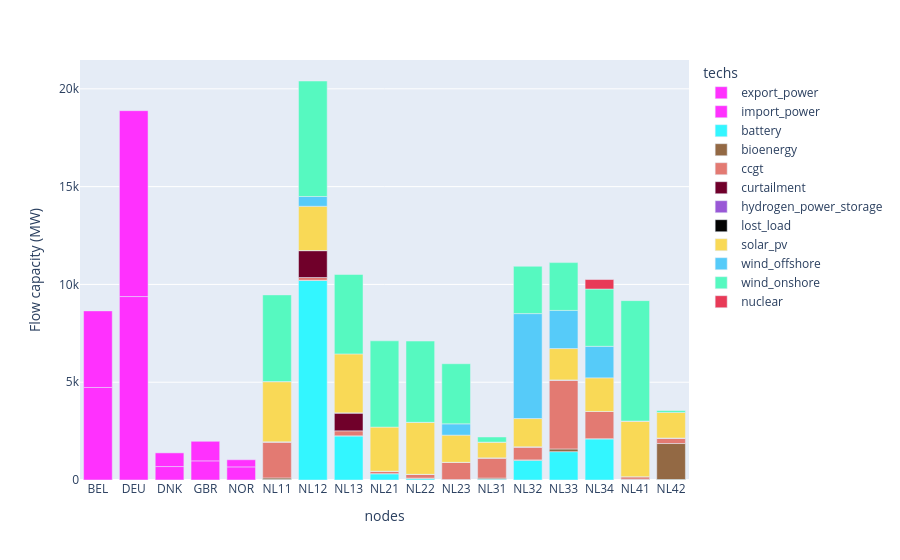

Here is the notebook cell this chart was saved with:
### Code cell
plot_capacity('results/spores/maxbat_spore_1.nc', exclude_transmission=True, colors=colours)

### Figure 1 — Plotly figure (JSON) as saved in the notebook; plotly's stock layout.template omitted (floating-point values rounded to 4 significant figures)
{"data": [{"hovertemplate": "techs=export_power<br>nodes=%{x}<br>Flow capacity (MW)=%{y}<extra></extra>", "legendgroup": "export_power", "marker": {"color": "#ff31fe", "pattern": {"shape": ""}}, "name": "export_power", "orientation": "v", "showlegend": true, "textposition": "auto", "type": "bar", "x": ["BEL", "DEU", "DNK", "GBR", "NOR"], "xaxis": "x", "y": [4731.0, 9380.0, 687.9, 979.2, 669.9], "yaxis": "y"}, {"hovertemplate": "techs=import_power<br>nodes=%{x}<br>Flow capacity (MW)=%{y}<extra></extra>", "legendgroup": "import_power", "marker": {"color": "#ff31fe", "pattern": {"shape": ""}}, "name": "import_power", "orientation": "v", "showlegend": true, "textposition": "auto", "type": "bar", "x": ["BEL", "DEU", "DNK", "GBR", "NOR"], "xaxis": "x", "y": [3916.0, 9504.0, 698.6, 999.9, 365.8], "yaxis": "y"}, {"hovertemplate": "techs=battery<br>nodes=%{x}<br>Flow capacity (MW)=%{y}<extra></extra>", "legendgroup": "battery", "marker": {"color": "#33F6FF", "pattern": {"shape": ""}}, "name": "battery", "orientation": "v", "showlegend": true, "textposition": "auto", "type": "bar", "x": ["NL11", "NL12", "NL13", "NL21", "NL22", "NL23", "NL31", "NL32", "NL33", "NL34", "NL41", "NL42"], "xaxis": "x", "y": [22.07, 10210.0, 2259.0, 321.5, 69.44, 20.78, 43.85, 1004.0, 1449.0, 2106.0, 24.49, 24.48], "yaxis": "y"}, {"hovertemplate": "techs=bioenergy<br>nodes=%{x}<br>Flow capacity (MW)=%{y}<extra></extra>", "legendgroup": "bioenergy", "marker": {"color": "#936944", "pattern": {"shape": ""}}, "name": "bioenergy", "orientation": "v", "showlegend": true, "textposition": "auto", "type": "bar", "x": ["NL11", "NL12", "NL13", "NL21", "NL22", "NL23", "NL31", "NL32", "NL33", "NL34", "NL41", "NL42"], "xaxis": "x", "y": [85.04, 0.5615, 1.312, 3.171, 27.45, 2.796, 54.69, 24.34, 139.4, 4.915, 15.77, 1841.0], "yaxis": "y"}, {"hovertemplate": "techs=ccgt<br>nodes=%{x}<br>Flow capacity (MW)=%{y}<extra></extra>", "legendgroup": "ccgt", "marker": {"color": "#E37A72", "pattern": {"shape": ""}}, "name": "ccgt", "orientation": "v", "showlegend": true, "textposition": "auto", "type": "bar", "x": ["NL11", "NL12", "NL13", "NL21", "NL22", "NL23", "NL31", "NL32", "NL33", "NL34", "NL41", "NL42"], "xaxis": "x", "y": [1837.0, 144.0, 254.0, 118.9, 193.0, 872.0, 1034.0, 658.0, 3528.0, 1393.0, 131.9, 283.0], "yaxis": "y"}, {"hovertemplate": "techs=curtailment<br>nodes=%{x}<br>Flow capacity (MW)=%{y}<extra></extra>", "legendgroup": "curtailment", "marker": {"color": "#70002a", "pattern": {"shape": ""}}, "name": "curtailment", "orientation": "v", "showlegend": true, "textposition": "auto", "type": "bar", "x": ["NL11", "NL12", "NL13", "NL21", "NL22", "NL23", "NL31", "NL32", "NL33", "NL34", "NL41", "NL42"], "xaxis": "x", "y": [8.235, 1378.0, 918.7, 7.747, 0.09344, 8.123, 0.1066, 12.96, 0.09328, 0.1162, 0.08672, 0.14], "yaxis": "y"}, {"hovertemplate": "techs=hydrogen_power_storage<br>nodes=%{x}<br>Flow capacity (MW)=%{y}<extra></extra>", "legendgroup": "hydrogen_power_storage", "marker": {"color": "#9958D6", "pattern": {"shape": ""}}, "name": "hydrogen_power_storage", "orientation": "v", "showlegend": true, "textposition": "auto", "type": "bar", "x": ["NL11", "NL12", "NL13", "NL21", "NL22", "NL23", "NL31", "NL32", "NL33", "NL34", "NL41", "NL42"], "xaxis": "x", "y": [0.04693, 0.05166, 0.04814, 0.05031, 0.04673, 0.04764, 0.04802, 0.0498, 0.0471, 0.0468, 0.0476, 0.04627], "yaxis": "y"}, {"hovertemplate": "techs=lost_load<br>nodes=%{x}<br>Flow capacity (MW)=%{y}<extra></extra>", "legendgroup": "lost_load", "marker": {"color": "#030303", "pattern": {"shape": ""}}, "name": "lost_load", "orientation": "v", "showlegend": true, "textposition": "auto", "type": "bar", "x": ["NL11", "NL12", "NL13", "NL21", "NL22", "NL23", "NL31", "NL32", "NL33", "NL34", "NL41", "NL42"], "xaxis": "x", "y": [2.936e-07, 2.936e-07, 2.937e-07, 2.936e-07, 2.937e-07, 2.936e-07, 2.937e-07, 2.936e-07, 2.937e-07, 2.937e-07, 2.937e-07, 2.937e-07], "yaxis": "y"}, {"hovertemplate": "techs=solar_pv<br>nodes=%{x}<br>Flow capacity (MW)=%{y}<extra></extra>", "legendgroup": "solar_pv", "marker": {"color": "#F9D956", "pattern": {"shape": ""}}, "name": "solar_pv", "orientation": "v", "showlegend": true, "textposition": "auto", "type": "bar", "x": ["NL11", "NL12", "NL13", "NL21", "NL22", "NL23", "NL31", "NL32", "NL33", "NL34", "NL41", "NL42"], "xaxis": "x", "y": [3074.0, 2265.0, 3013.0, 2252.0, 2658.0, 1390.0, 802.6, 1443.0, 1603.0, 1719.0, 2836.0, 1303.0], "yaxis": "y"}, {"hovertemplate": "techs=wind_offshore<br>nodes=%{x}<br>Flow capacity (MW)=%{y}<extra></extra>", "legendgroup": "wind_offshore", "marker": {"color": "#56CBF9", "pattern": {"shape": ""}}, "name": "wind_offshore", "orientation": "v", "showlegend": true, "textposition": "auto", "type": "bar", "x": ["NL11", "NL12", "NL22", "NL23", "NL31", "NL32", "NL33", "NL34", "NL41"], "xaxis": "x", "y": [6.013, 498.9, 0.9998, 575.9, 2.0, 5365.0, 1951.0, 1611.0, 6.002], "yaxis": "y"}, {"hovertemplate": "techs=wind_onshore<br>nodes=%{x}<br>Flow capacity (MW)=%{y}<extra></extra>", "legendgroup": "wind_onshore", "marker": {"color": "#56F9C0", "pattern": {"shape": ""}}, "name": "wind_onshore", "orientation": "v", "showlegend": true, "textposition": "auto", "type": "bar", "x": ["NL11", "NL12", "NL13", "NL21", "NL22", "NL23", "NL31", "NL32", "NL33", "NL34", "NL41", "NL42"], "xaxis": "x", "y": [4431.0, 5906.0, 4063.0, 4412.0, 4155.0, 3075.0, 262.4, 2420.0, 2444.0, 2930.0, 6157.0, 97.01], "yaxis": "y"}, {"hovertemplate": "techs=nuclear<br>nodes=%{x}<br>Flow capacity (MW)=%{y}<extra></extra>", "legendgroup": "nuclear", "marker": {"color": "#e83a57", "pattern": {"shape": ""}}, "name": "nuclear", "orientation": "v", "showlegend": true, "textposition": "auto", "type": "bar", "x": ["NL34"], "xaxis": "x", "y": [485.0], "yaxis": "y"}], "layout": {"barmode": "relative", "legend": {"title": {"text": "techs"}, "tracegroupgap": 0}, "margin": {"t": 60}, "xaxis": {"anchor": "y", "domain": [0, 1], "title": {"text": "nodes"}}, "yaxis": {"anchor": "x", "domain": [0, 1], "title": {"text": "Flow capacity (MW)"}}}}
